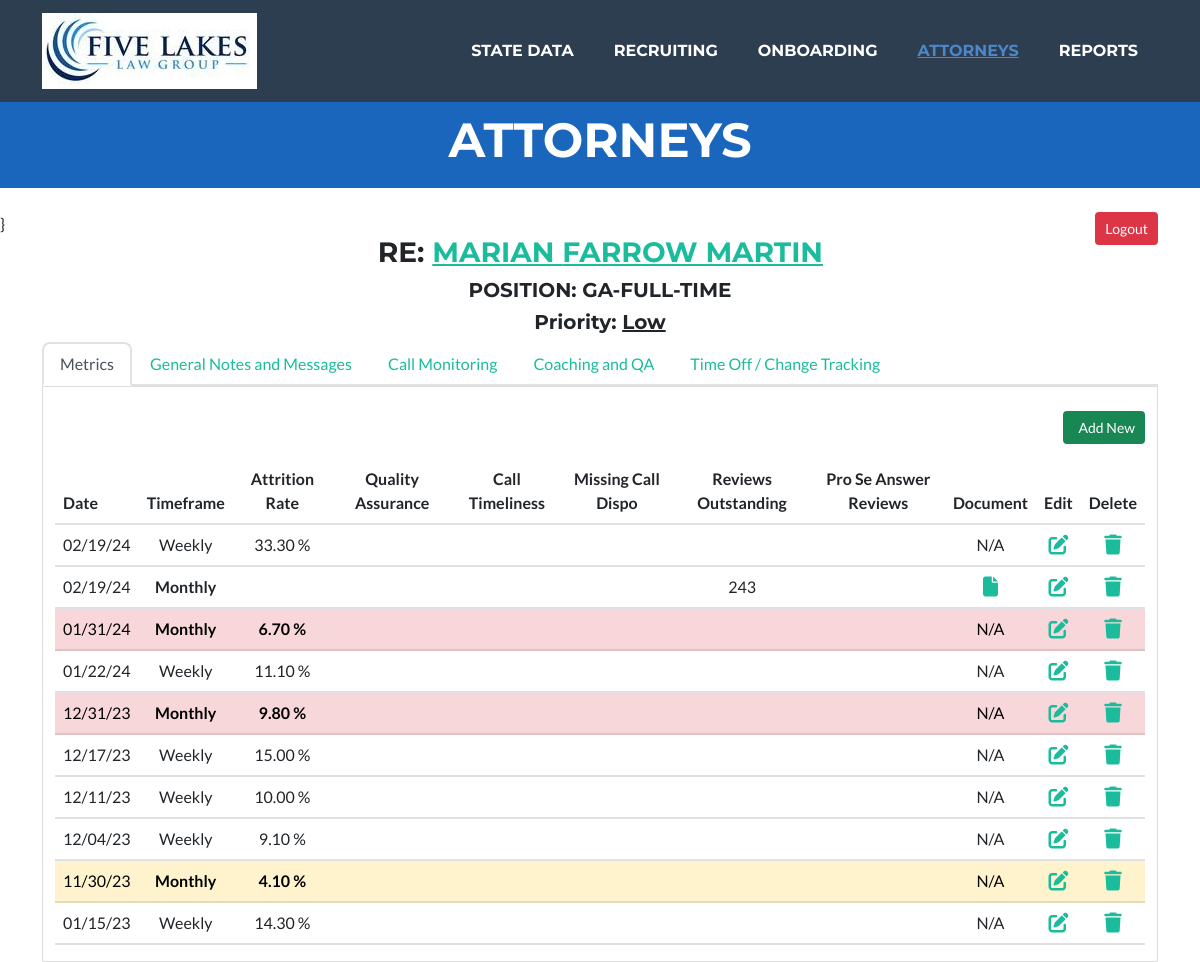
The app's page /attorneys/attorney_data/33/ (signed in), older data.
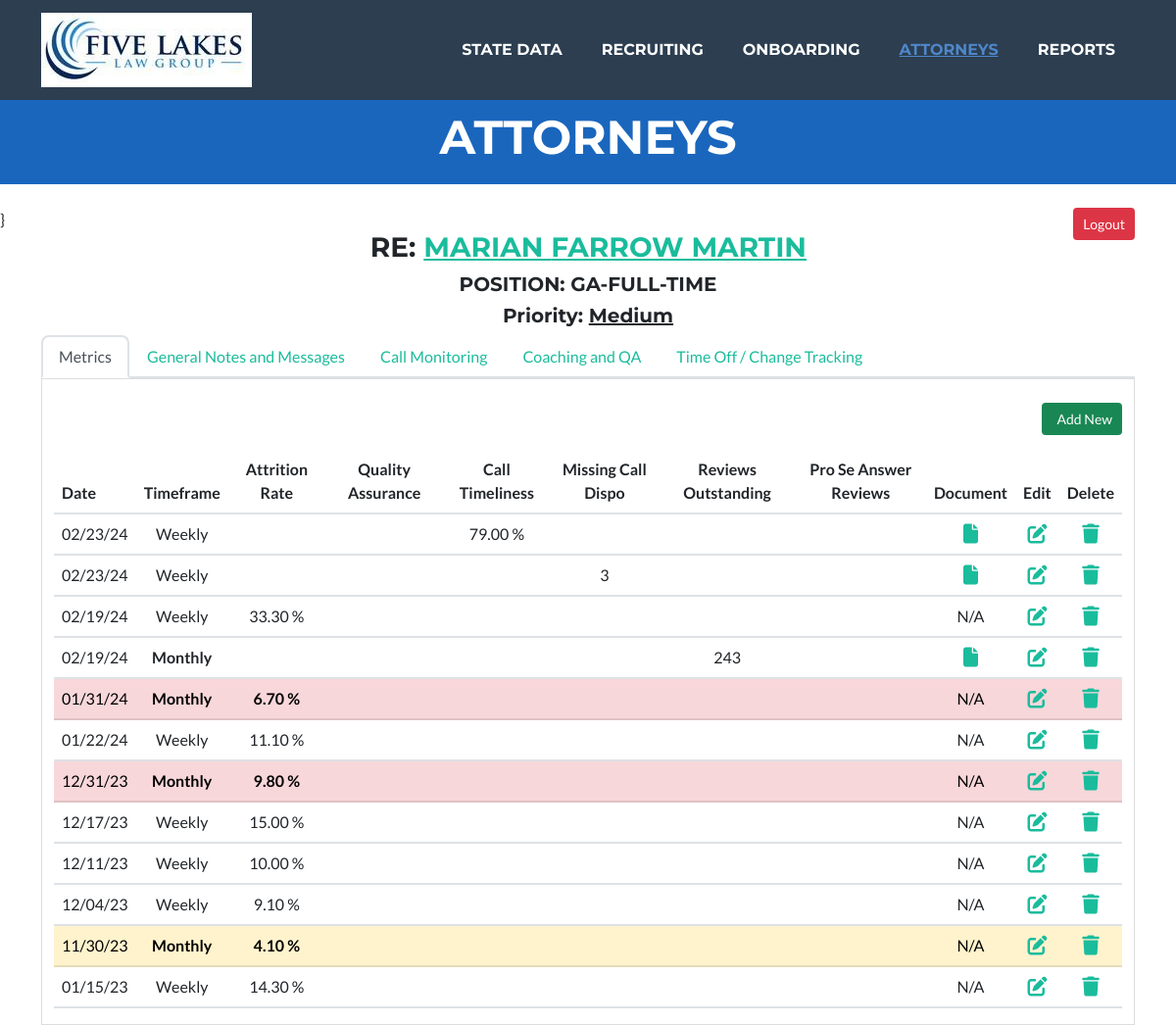
The same page, newer data.
### attorneys/models.py (models this page shows, shortened)
class Employee(models.Model):
    class Meta:
        verbose_name = "Employee"
        verbose_name_plural = "Employees"
    states = State.objects.order_by('state_abbrev')
    STATE_CHOICES = []
    for state in states:
        each_state = (state.state_abbrev, state.state_abbrev)
        STATE_CHOICES.append(each_state)
    states_list = State.objects.all().order_by('manager')
    temp_list = []
    for state in states_list:
        temp_list.append(state.manager)
    manager_list = list(OrderedDict.fromkeys(temp_list))
    MANAGER_OPTIONS = []
    for manager in manager_list:
        each_manager = (manager, manager)
        MANAGER_OPTIONS.append(each_manager)
    EMPLOYMENT_OPTIONS = [
        ('Full-Time', 'Full-Time'),
        ('Part-Time', 'Part-Time'),
        ('Of Counsel', 'Of Counsel'),
        ('Floater', 'Floater'),
    ]
    SOURCE_OPTIONS = [
        ('Indeed', 'Indeed'),
        ('Linked In', 'Linked In'),
        ('Recruiter', 'Recruiter'),
        ('Employee Referral', 'Employee Referral'),
    ]
    FIRM_OPTIONS = [
        ('Huron Law Group', 'Huron Law Group'),
        ('Five Lakes Law Group', 'Five Lakes Law Group'),
    ]
    GENDER_CHOICES = [
        ('Male', 'Male'),
        ('Female', 'Female')
    ]
    STEP_CHOICES = [
        ('New Resume', 'New Resume'),
        ('Interview1', 'Interview1'),
        ('Interview2', 'Interview2'),
        ('Final', 'Final'),
        ('Open File', 'Open File')
    ]
    PRIORITY_CHOICES = [
        ('Critical', 'Critical'),
        ('High', 'High'),
        ('Medium', 'Medium'),
        ('Low', 'Low'),
    ]
    employee_id = models.BigAutoField("Employee ID", primary_key=True)
    is_active = models.BooleanField("Is Active", default=True, blank=True, null=True)
    state_abbrev = models.CharField("State", max_length=25,
        choices = STATE_CHOICES, blank=False, null=True)
    position = models.CharField("Position", max_length=25,
        choices = EMPLOYMENT_OPTIONS, blank=True, null=False, default="Full-Time")
    salary = models.CharField("Salary", max_length=10, default = "80,000", blank=False, null=False)
    manager = models.CharField("Manager", max_length=50,
        choices = MANAGER_OPTIONS, blank=True, null=False, default="")
    gender = models.CharField("Gender", max_length=10,
        choices = GENDER_CHOICES, blank=False, null=True)
    first_name = models.CharField("First Name", max_length=25, blank=False, null=False)
    middle_name = models.CharField("Middle Name", max_length=25, blank=True, null=False)
    last_name = models.CharField("Last Name", max_length=25, blank=False, null=False)
    phone = models.CharField("Phone Number", max_length=15, blank=True, null=True)
    email = models.EmailField("Email", max_length=254, blank=True, null=True)
    five_lakes_firm = models.BooleanField("Five Lakes Law Group", default=True)
    huron_firm = models.BooleanField("Huron Law Group", default=False)
    resume = models.FileField(upload_to='resumes/', blank=True, null=True)
    hire_date = models.DateField("Start Date", max_length=255, blank=True, null=True)
    start_date = models.DateField("Start Date", max_length=255, blank=True, null=True)
    onboarding_step = models.CharField("Last Name", max_length=50, blank=True, null=True)
    onboarding_complete = models.BooleanField("Onboarding Complete", default=False)
    priority = models.CharField("Criticality Level", max_length=10,
        choices = PRIORITY_CHOICES, default="Low", blank=False, null=True)
    prev_page = models.CharField("Last Name", max_length=100, blank=True, null=True)

class Metrics_Model(models.Model):
    class Meta:
        verbose_name = "Metrics"
        verbose_name_plural = "Metrics"
    TIMEFRAME_CHOICES = [
        ('Daily', 'Daily'),
        ('Weekly', 'Weekly'),
        ('Monthly', 'Monthly'),
        ('Quarter', 'Quarterly'),
        ('Annual', 'Annual'),
    ]
    METRIC_CHOICES = [
        ('Attrition Rate', 'Attrition Rate'),
        ('Quality Assurance', 'Quality Assurance'),
        ('Bandwidth', 'Bandwidth'),
        ('Call Timeliness', 'Call Timeliness'),
        ('Missing Dispo Codes', 'Missing Dispo Codes'),
        ('Review Completion', 'Review Completion'),
        ('EA Completion', 'EA Completion'),
        ('Pro Se Answer Reviews', 'Pro Se Answer Reviews'),
        ('Other', 'Other'),
    ]
    employee_id = models.ForeignKey(Employee, on_delete=models.CASCADE)
    date = models.DateField("Metric Date", max_length=25, blank=False, null=True)
    timeframe = models.CharField("Timeframe", max_length=25, choices = TIMEFRAME_CHOICES,
                blank=False, null=True)
    metric = models.CharField("Metric", max_length=25, choices = METRIC_CHOICES,
                blank=False, null=True)
    other_description = models.CharField("Metric", max_length=50, blank=True, null=True)
    value = models.DecimalField("Value", decimal_places=2, max_digits=5, blank=False, null=True, )
    document = models.FileField(upload_to='Metrics/', blank=True, null=True)

### attorneys/views.py (the view)
# urls.py: path('attorney_data/<pk>/', views.attorney_data, name="attorney_data"),
@login_required(login_url=reverse_lazy('login'))
def attorney_data(request, pk=None):
    context = {'title': 'Attorneys'}
    attorney_data = Employee.objects.get(pk=pk)
    context.update({'attorney': attorney_data})
    if request.method == "POST":
        form = QA_Form(request.POST, request.FILES)
        form.instance.employee_id_id = pk
        if form.is_valid():
            form.save()
            print('Form 1 saved')
        form2 = HR_Form(request.POST, request.FILES)
        form2.instance.employee_id_id = pk
        if form2.is_valid():
            form2.save()
            print('Form 2 saved')
        form3 = Call_Form(request.POST, request.FILES)
        form3.instance.employee_id_id = pk
        if form3.is_valid():
            form3.save()
        form4 = Attorney_Notes_Form(request.POST, request.FILES)
        form4.instance.employee_id_id = pk
        if form4.is_valid():
            form4.save()
        return HttpResponseRedirect(reverse_lazy('attorney_data', kwargs={'pk': pk}), context)
    else:
        metrics_list = Metrics_Model.objects.filter(employee_id=pk).order_by('-date')
        context.update({'metrics': metrics_list})
        attorney_QA = QA_Model.objects.filter(employee_id=pk).order_by('-qa_date')
        context.update({'attorney_QA': attorney_QA})
        hr_requests = HR_Requests_Model.objects.filter(employee_id=pk).order_by('-date')
        context.update({'hr_requests': hr_requests})
        call_requests = Call_Monitoring_Model.objects.filter(employee_id=pk).order_by('-date')
        context.update({'call_requests': call_requests})
        attorney_notes = Attorney_Notes_Model.objects.filter(employee_id=pk).order_by('-date')
        context.update({'attorney_notes': attorney_notes})
        MetricsForm = Metric_Form()
        context.update({'MetricsForm': MetricsForm})
        QAForm = QA_Form()
        context.update({'QAForm': QAForm})
        HRForm = HR_Form()
        context.update({'HRForm': HRForm})
        CallForm = Call_Form()
        context.update({'CallForm': CallForm})
        NotesForm = Attorney_Notes_Form()
        context.update({'NotesForm': NotesForm})
        return render(request, 'templates/attorneys/attorney_data.html', context)

### FiveLakes/templates/attorneys/attorney_data.html (shortened to what the changed rows need)
{% extends 'templates/index.html' %}
{% load crispy_forms_tags %}
{% load static %}
{% block content %}}
    <div class="container">
        <h3 class=" text-center text-uppercase">&nbsp;&nbsp;&nbsp;&nbsp;&nbsp;&nbsp;&nbsp;&nbsp;RE: <a href="{% url 'edit_attorney_profile' pk=attorney.employee_id %}">{{ attorney.first_name }} {{ attorney.middle_name }} {{ attorney.last_name }}</a></h3>
        <h5 class=" text-center text-uppercase">Position: {{ attorney.state_abbrev }}-{{ attorney.position }}</a></h5>
    </div>
    <div class="container">
        <h5 class="text-center">Priority: <u>{{ attorney.priority }}</u></h5>
    </div>
    <div class="container">
        <div class="tab-content" id="myTabContent" style="border: 1px solid #ddd">
            <div class="tab-pane fade show active" id="metrics" role="tabpanel" aria-labelledby="metrics-tab">
                <div class="container">
                    <br>
                <br><br>
                    {%  if metrics %}
                        <table class="table">
                            <thead>
                                <tr>
                                    <th scope="col">Date</th>
                                    <th class="text-center" scope="col">Timeframe</th>
                                    <th class="text-center" scope="col">Attrition Rate</th>
                                    <th class="text-center" scope="col">Quality Assurance</th>
                                    <th class="text-center" scope="col">Call Timeliness</th>
                                    <th class="text-center" scope="col">Missing Call Dispo</th>
                                    <th class="text-center" scope="col">Reviews Outstanding</th>
                                    <th class="text-center" scope="col">Pro Se Answer Reviews</th>
                                    <th class="text-center" scope="col">Document</th>
                                    <th class="text-center" scope="col">Edit</th>
                                    <th class="text-center" scope="col">Delete</th>
                                </tr>
                            </thead>
                            <tbody>
                                {% for metric in metrics %}
                                    {% if metric.timeframe == "Monthly" and metric.metric == "Attrition Rate" and metric.value >= 5 %}
                                        <tr class="table-danger">
                                    {% elif metric.timeframe == "Monthly" and metric.metric == "Attrition Rate" and metric.value >= 3 %}
                                        <tr class="table-warning">
                                    {%  elif metric.timeframe == "Monthly" and metric.metric == "Attrition Rate" %}
                                        <tr class="table-info">
                                    {%  else %}
                                        <tr>
                                    {%  endif %}
                                        <td class="text-center">{{metric.date|date:'m/d/y'}}</td>
                                        {%  if  metric.timeframe == "Monthly" %}
                                            <td class="text-center"><strong>{{metric.timeframe }}</strong></td>
                                        {%  else %}
                                            <td class="text-center">{{metric.timeframe }}</td>
                                        {% endif %}
                                        {% if metric.metric == "Attrition Rate" and metric.timeframe == "Monthly" %}
                                            <td class="text-center"><strong>{{metric.value}} %</strong></td>
                                        {%  elif metric.metric == "Attrition Rate" %}
                                            <td class="text-center">{{metric.value}} %</td>
                                        {%  else %}
                                            <td></td>
                                        {% endif %}
                                        {% if metric.metric == "Quality Assurance" and metric.timeframe == "Monthly" %}
                                            <td class="text-center"><strong>{{metric.value}} %</strong></td>
                                        {%  elif metric.metric == "Quality Assurance" %}
                                            <td class="text-center">{{metric.value}} %</td>
                                        {%  else %}
                                            <td></td>
                                        {% endif %}
                                        {% if metric.metric == "Call Timeliness" %}
                                            <td class="text-center">{{metric.value}} %</td>
                                        {%  else %}
                                            <td></td>
                                        {% endif %}
                                        {% if metric.metric == "Missing Dispo Codes" %}
                                            <td class="text-center">{{metric.value|floatformat:0 }}</td>
                                        {%  else %}
                                            <td></td>
                                        {% endif %}
                                        {% if metric.metric == "Review Completion" %}
                                            <td class="text-center">{{metric.value|floatformat:0}}</td>
                                        {%  else %}
                                            <td></td>
                                        {% endif %}
                                        {% if metric.metric == "Pro Se Answer Reviews" %}
                                            <td class="text-center">{{metric.value}} %</td>
                                        {%  else %}
                                            <td></td>
                                        {% endif %}
                                        {%  if metric.document %}
                                            <td class="text-center"><a href="{{ metric.document.url }}" target="_blank"><i class="fa-solid fa-file fa-lg"></i></td></a>
                                        {%  else %}
                                            <td class="text-center">N/A</td></a>
                                        {%  endif %}
                                        <td class="text-center"><a href="{% url 'edit_metric' pk=metric.id employee=metric.employee_id_id %}"><i class="fa-solid fa-pen-to-square fa-lg"></i></td>
                                        <td class="text-center"><a href="{% url 'delete_metric' pk=metric.id %}"><i class="fa-solid fa-trash fa-lg"></i></td>
                                    </tr>
                                {% endfor %}
                            </tbody>
                        </table>
                    {%  endif %}
                </div>
            </div>
        </div>
{% endblock content %}

Row changes from the older to the newer data that the page shows:
changed Employee "MARIAN": priority "Low" → "Medium"
added Metrics_Model: date "02/23/24", timeframe "Weekly", metric "Call Timeliness" (drawn), value "79.00"
added Metrics_Model: date "02/23/24", timeframe "Weekly", value "3"
